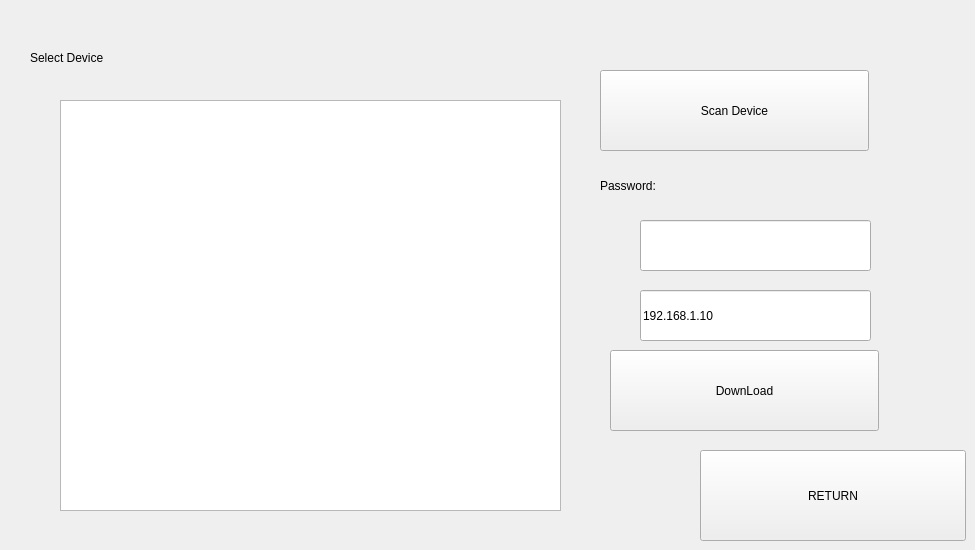
     <widget class="QWidget" name="page2_21_fromrwifi">
      <widget class="QListWidget" name="list_device">
       <property name="geometry">
        <rect>
         <x>60</x>
         <y>100</y>
         <width>501</width>
         <height>411</height>
        </rect>
       </property>
      </widget>
      <widget class="QLabel" name="label_2_21_title">
       <property name="geometry">
        <rect>
         <x>30</x>
         <y>20</y>
         <width>701</width>
         <height>76</height>
        </rect>
       </property>
       <property name="text">
        <string>Select Device</string>
       </property>
      </widget>
      <widget class="QPushButton" name="btn_scandev">
       <property name="geometry">
        <rect>
         <x>600</x>
         <y>70</y>
         <width>269</width>
         <height>81</height>
        </rect>
       </property>
       <property name="text">
        <string>Scan Device</string>
       </property>
      </widget>
      <widget class="QLineEdit" name="edit_wifipasswd">
       <property name="geometry">
        <rect>
         <x>640</x>
         <y>220</y>
         <width>231</width>
         <height>51</height>
        </rect>
       </property>
      </widget>
      <widget class="QPushButton" name="btn_2_21_return">
       <property name="geometry">
        <rect>
         <x>700</x>
         <y>450</y>
         <width>266</width>
         <height>91</height>
        </rect>
       </property>
       <property name="text">
        <string>RETURN</string>
       </property>
      </widget>
      <widget class="QLabel" name="label_wifipasswd">
       <property name="geometry">
        <rect>
         <x>600</x>
         <y>160</y>
         <width>191</width>
         <height>51</height>
        </rect>
       </property>
       <property name="text">
        <string>Password:</string>
       </property>
      </widget>
      <widget class="QPushButton" name="btn_logindev">
       <property name="geometry">
        <rect>
         <x>610</x>
         <y>350</y>
         <width>269</width>
         <height>81</height>
        </rect>
       </property>
       <property name="text">
        <string>DownLoad</string>
       </property>
      </widget>
      <widget class="QLineEdit" name="edit_wifiip">
       <property name="geometry">
        <rect>
         <x>640</x>
         <y>290</y>
         <width>231</width>
         <height>51</height>
        </rect>
       </property>
       <property name="text">
        <string>192.168.1.10</string>
       </property>
      </widget>
     </widget>
